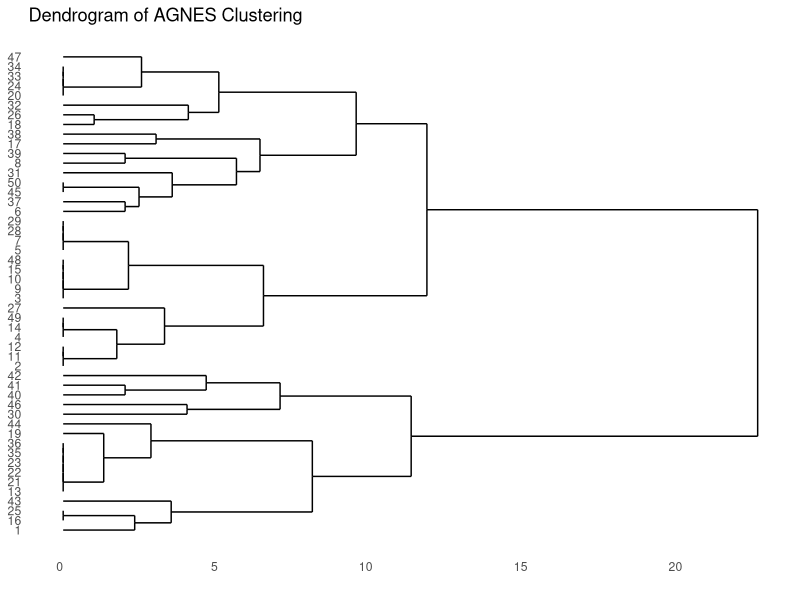
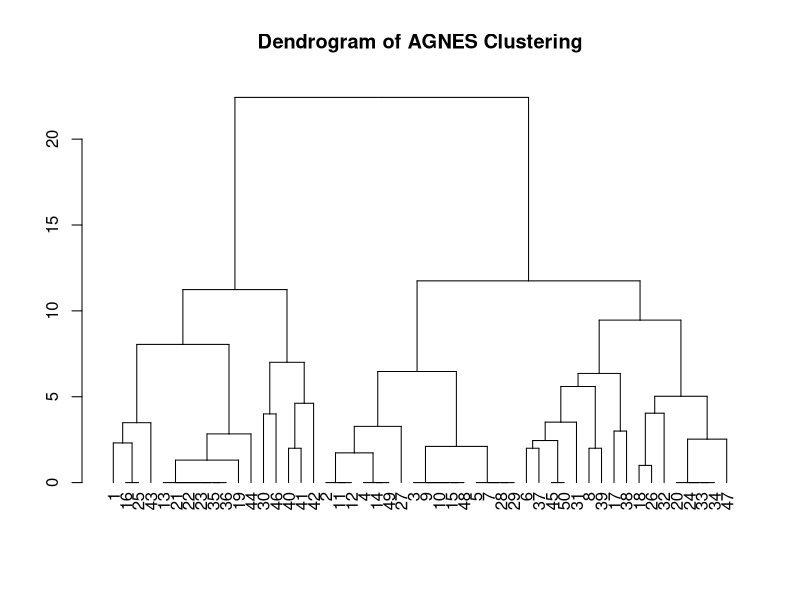

Generate these figures, in order, with R:
# Install and load necessary packages
# install.packages("cluster")
# install.packages("ggplot2")
# install.packages("ggdendro")
# install.packages("readxl")
# install.packages("openxlsx")

library(cluster)
library(ggplot2)
library(ggdendro)
library(readxl)
library(openxlsx)

# Load data
data <- read_excel("datasets/demographics_encoded.xlsx")

# Check data structure
head(data)

# Apply AGNES clustering
agnes_result <- agnes(data, method = "ward", metric = "manhattan")

# Convert the result to a dendrogram
dendro <- as.dendrogram(agnes_result)

# Plot the dendrogram using ggplot2
dendro_data <- dendro_data(dendro)
ggdendrogram(dendro_data, rotate = TRUE) + 
  labs(title = "Dendrogram of AGNES Clustering", x = "Sample index", y = "Height")
plot(dendro, main = "Dendrogram of AGNES Clustering")

# Determine the number of clusters
# Let's say we want to cut the dendrogram to form 4 clusters
num_clusters <- 4

# Cut the dendrogram to form clusters
cluster_labels <- cutree(as.hclust(agnes_result), k = num_clusters)

# Add the cluster labels to the dataset
data$cluster <- cluster_labels

# Check the updated data structure
head(data)

# Export the updated dataset to an Excel file
write.xlsx(data, "hierarchical-clustering/demo-encoded-with-clusters.xlsx")
